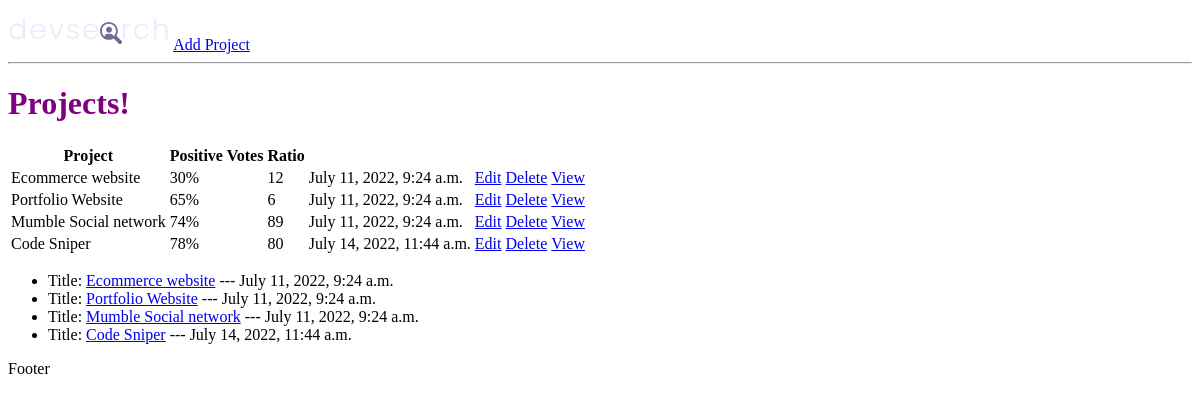
Before: / with the older database file.
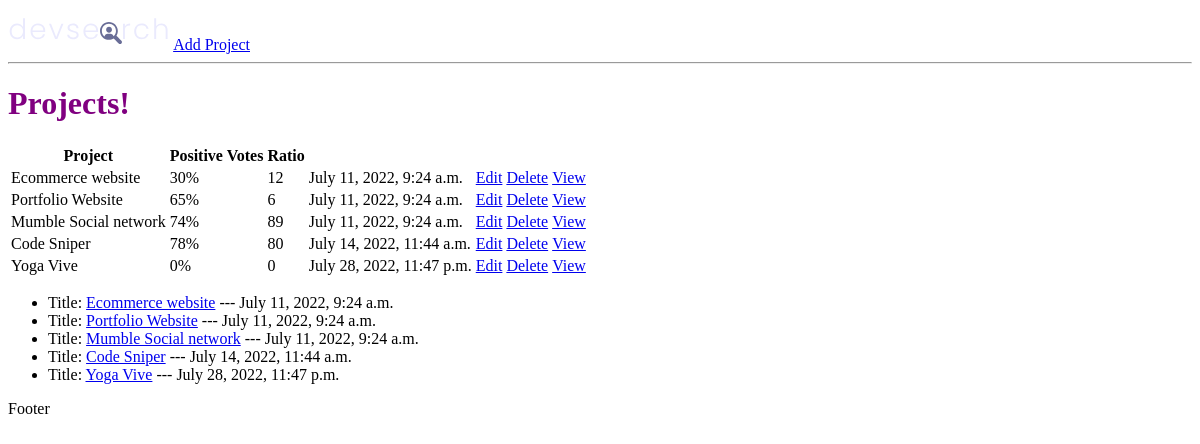
After: the same page with the newer database file.
### projects/models.py (models this page shows, shortened)
class Project(models.Model):
    title = models.CharField(max_length=200)  # Required field
    description = models.TextField(
        null=True, blank=True)  # Not a required field
    featured_image = models.ImageField(
        null=True, blank=True, default="default.jpg")
    demo_link = models.CharField(max_length=2000, null=True, blank=True)
    source_link = models.CharField(max_length=2000, null=True, blank=True)
    tags = models.ManyToManyField('Tag', blank=True)
    vote_total = models.IntegerField(default=0, null=True, blank=True)
    vote_ratio = models.IntegerField(default=0, null=True, blank=True)
    created = models.DateTimeField(auto_now_add=True)
    id = models.UUIDField(default=uuid.uuid4, unique=True,
                          primary_key=True, editable=False)

### projects/views.py (the view)
# urls.py: path('', include('projects.urls'))
def projects(request):
    projects = Project.objects.all()
    context = {'projects': projects}
    return render(request, 'projects/projects.html', context)

### projects/templates/projects/projects.html
{% extends 'main.html' %}
{% block content %}
<h1>Projects!</h1>
<table>
  <tr>
    <th>Project</th>
    <th>Positive Votes</th>
    <th>Ratio</th>
    <th></th>
    <th></th>
  </tr>
  {% for project in projects %}
  <tr>
    <td>{{project.title}}</td>
    <td>{{project.vote_ratio}}%</td>
    <td>{{project.vote_total}}</td>
    <td>{{project.created}}</td>
    <td><a href="{% url 'update-project' project.id %}">Edit</a></td>
    <td><a href="{% url 'delete-project' project.id %}">Delete</a></td>
    <td><a href="{% url 'project' project.id %}">View</a></td>
  </tr>
  {% endfor %}
</table>
<ul>
  {% for project in projects %}
  <li>
    Title: <a href="{% url 'project' project.id %}">{{project.title}}</a> ---
    {{project.created}}
  </li>
  {% endfor %}
</ul>
{% endblock content%}

Changed rows visible on the page:
added Project: title "Yoga Vive", vote_ratio "0", vote_total "0", created "July 28, 2022, 11:47 p.m."
